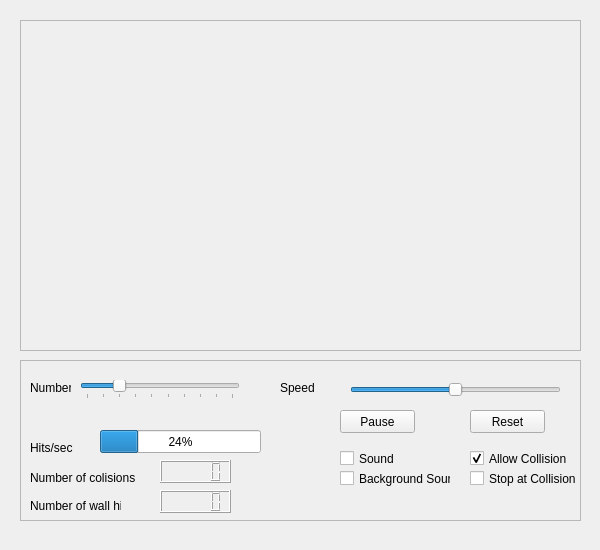
<?xml version="1.0" encoding="UTF-8"?>
<ui version="4.0">
 <class>BouncingBall</class>
 <widget class="QWidget" name="BouncingBall">
  <property name="enabled">
   <bool>true</bool>
  </property>
  <property name="geometry">
   <rect>
    <x>0</x>
    <y>0</y>
    <width>600</width>
    <height>550</height>
   </rect>
  </property>
  <property name="minimumSize">
   <size>
    <width>600</width>
    <height>550</height>
   </size>
  </property>
  <property name="maximumSize">
   <size>
    <width>600</width>
    <height>550</height>
   </size>
  </property>
  <property name="windowTitle">
   <string>Bouncing Balls</string>
  </property>
  <widget class="QFrame" name="frame">
   <property name="enabled">
    <bool>true</bool>
   </property>
   <property name="geometry">
    <rect>
     <x>20</x>
     <y>360</y>
     <width>561</width>
     <height>161</height>
    </rect>
   </property>
   <property name="frameShape">
    <enum>QFrame::StyledPanel</enum>
   </property>
   <property name="frameShadow">
    <enum>QFrame::Raised</enum>
   </property>
   <widget class="QSlider" name="globalSpeedSlider">
    <property name="enabled">
     <bool>true</bool>
    </property>
    <property name="geometry">
     <rect>
      <x>330</x>
      <y>20</y>
      <width>211</width>
      <height>19</height>
     </rect>
    </property>
    <property name="minimum">
     <number>1</number>
    </property>
    <property name="maximum">
     <number>1000</number>
    </property>
    <property name="value">
     <number>500</number>
    </property>
    <property name="orientation">
     <enum>Qt::Horizontal</enum>
    </property>
   </widget>
   <widget class="QLabel" name="label">
    <property name="enabled">
     <bool>true</bool>
    </property>
    <property name="geometry">
     <rect>
      <x>260</x>
      <y>20</y>
      <width>61</width>
      <height>16</height>
     </rect>
    </property>
    <property name="text">
     <string>Speed</string>
    </property>
   </widget>
   <widget class="QSlider" name="nbSlider">
    <property name="enabled">
     <bool>true</bool>
    </property>
    <property name="geometry">
     <rect>
      <x>60</x>
      <y>20</y>
      <width>160</width>
      <height>19</height>
     </rect>
    </property>
    <property name="minimum">
     <number>1</number>
    </property>
    <property name="maximum">
     <number>10</number>
    </property>
    <property name="sliderPosition">
     <number>3</number>
    </property>
    <property name="orientation">
     <enum>Qt::Horizontal</enum>
    </property>
    <property name="tickPosition">
     <enum>QSlider::TicksBelow</enum>
    </property>
    <property name="tickInterval">
     <number>1</number>
    </property>
   </widget>
   <widget class="QProgressBar" name="pressureBar">
    <property name="enabled">
     <bool>true</bool>
    </property>
    <property name="geometry">
     <rect>
      <x>80</x>
      <y>70</y>
      <width>161</width>
      <height>23</height>
     </rect>
    </property>
    <property name="value">
     <number>24</number>
    </property>
    <property name="invertedAppearance">
     <bool>false</bool>
    </property>
   </widget>
   <widget class="QLabel" name="label_2">
    <property name="enabled">
     <bool>true</bool>
    </property>
    <property name="geometry">
     <rect>
      <x>10</x>
      <y>80</y>
      <width>51</width>
      <height>16</height>
     </rect>
    </property>
    <property name="text">
     <string>Hits/sec</string>
    </property>
   </widget>
   <widget class="QLabel" name="label_3">
    <property name="enabled">
     <bool>true</bool>
    </property>
    <property name="geometry">
     <rect>
      <x>10</x>
      <y>20</y>
      <width>41</width>
      <height>16</height>
     </rect>
    </property>
    <property name="text">
     <string>Number</string>
    </property>
   </widget>
   <widget class="QPushButton" name="pauseButton">
    <property name="enabled">
     <bool>true</bool>
    </property>
    <property name="geometry">
     <rect>
      <x>320</x>
      <y>50</y>
      <width>75</width>
      <height>23</height>
     </rect>
    </property>
    <property name="text">
     <string>Pause</string>
    </property>
   </widget>
   <widget class="QPushButton" name="resetButton">
    <property name="enabled">
     <bool>true</bool>
    </property>
    <property name="geometry">
     <rect>
      <x>450</x>
      <y>50</y>
      <width>75</width>
      <height>23</height>
     </rect>
    </property>
    <property name="text">
     <string>Reset</string>
    </property>
   </widget>
   <widget class="QCheckBox" name="stopBox">
    <property name="enabled">
     <bool>true</bool>
    </property>
    <property name="geometry">
     <rect>
      <x>450</x>
      <y>110</y>
      <width>131</width>
      <height>17</height>
     </rect>
    </property>
    <property name="text">
     <string>Stop at Collision</string>
    </property>
   </widget>
   <widget class="QLCDNumber" name="collisionNumber">
    <property name="enabled">
     <bool>true</bool>
    </property>
    <property name="geometry">
     <rect>
      <x>140</x>
      <y>100</y>
      <width>71</width>
      <height>23</height>
     </rect>
    </property>
   </widget>
   <widget class="QLCDNumber" name="wallCollisionNumber">
    <property name="enabled">
     <bool>true</bool>
    </property>
    <property name="geometry">
     <rect>
      <x>140</x>
      <y>130</y>
      <width>71</width>
      <height>23</height>
     </rect>
    </property>
   </widget>
   <widget class="QLabel" name="label_4">
    <property name="enabled">
     <bool>true</bool>
    </property>
    <property name="geometry">
     <rect>
      <x>10</x>
      <y>135</y>
      <width>91</width>
      <height>21</height>
     </rect>
    </property>
    <property name="text">
     <string>Number of wall hit</string>
    </property>
   </widget>
   <widget class="QLabel" name="label_5">
    <property name="enabled">
     <bool>true</bool>
    </property>
    <property name="geometry">
     <rect>
      <x>10</x>
      <y>110</y>
      <width>111</width>
      <height>16</height>
     </rect>
    </property>
    <property name="text">
     <string>Number of colisions</string>
    </property>
   </widget>
   <widget class="QCheckBox" name="SoundBox">
    <property name="enabled">
     <bool>true</bool>
    </property>
    <property name="geometry">
     <rect>
      <x>320</x>
      <y>90</y>
      <width>81</width>
      <height>17</height>
     </rect>
    </property>
    <property name="text">
     <string>Sound</string>
    </property>
    <property name="checked">
     <bool>false</bool>
    </property>
   </widget>
   <widget class="QCheckBox" name="allowCollisionBox">
    <property name="enabled">
     <bool>true</bool>
    </property>
    <property name="geometry">
     <rect>
      <x>450</x>
      <y>90</y>
      <width>131</width>
      <height>17</height>
     </rect>
    </property>
    <property name="text">
     <string>Allow Collision</string>
    </property>
    <property name="checked">
     <bool>true</bool>
    </property>
   </widget>
   <widget class="QCheckBox" name="backgroundSoundBox">
    <property name="enabled">
     <bool>true</bool>
    </property>
    <property name="geometry">
     <rect>
      <x>320</x>
      <y>110</y>
      <width>111</width>
      <height>17</height>
     </rect>
    </property>
    <property name="text">
     <string>Background Sound</string>
    </property>
    <property name="checked">
     <bool>false</bool>
    </property>
   </widget>
  </widget>
  <widget class="QFrame" name="bouncingFrame">
   <property name="enabled">
    <bool>true</bool>
   </property>
   <property name="geometry">
    <rect>
     <x>20</x>
     <y>20</y>
     <width>561</width>
     <height>331</height>
    </rect>
   </property>
   <property name="autoFillBackground">
    <bool>false</bool>
   </property>
   <property name="frameShape">
    <enum>QFrame::StyledPanel</enum>
   </property>
   <property name="frameShadow">
    <enum>QFrame::Raised</enum>
   </property>
  </widget>
 </widget>
 <resources/>
 <connections/>
</ui>
